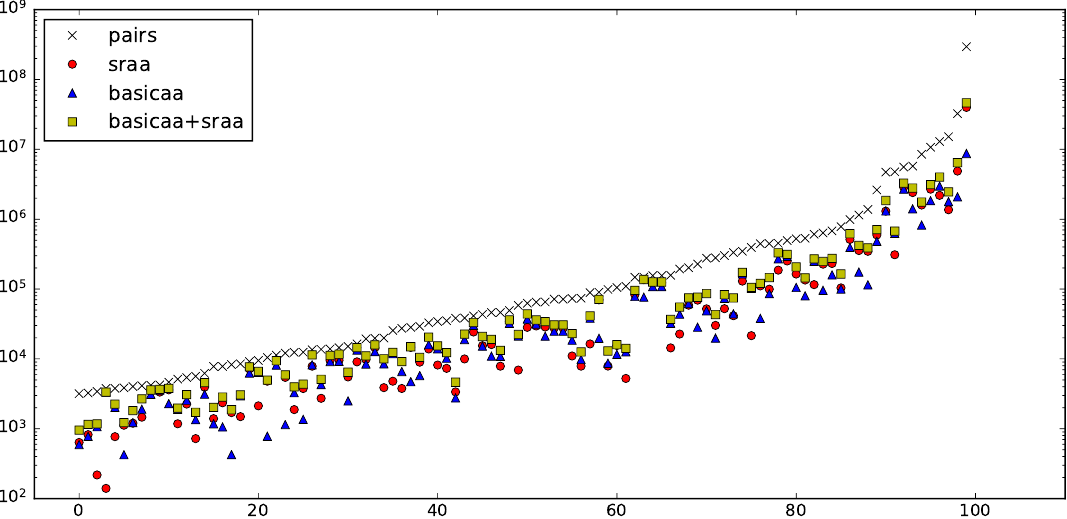

The Python source for this figure:
import numpy as np
import matplotlib.pyplot as plt
import matplotlib.pyplot as plt2
from pylab import *
import subprocess
import os
from matplotlib.backends.backend_pdf import PdfPages
import pandas as pd
import matplotlib.ticker as plticker
import matplotlib.ticker as ticker


evalsraa=csv2rec('../report.evalsraaMultisources.csv', delimiter=',')
evalbasic=csv2rec('../report.evalbasicMultisources.csv', delimiter=',')
evalsraabasic=csv2rec('../report.evalsraabasicMultisources.csv', delimiter=',')

pairs=evalsraa["total"]
nbinst=evalsraa["nbinst"]
sraa=evalsraa["noalias"]
basic=evalbasic["noalias"] 
basicsraa=evalsraabasic["noalias"] 

plt.semilogy(pairs, 'xk', label='pairs')
plt.semilogy(sraa, 'ro', label='sraa')
plt.semilogy(basic, '^b', label='basicaa')
plt.semilogy(basicsraa, 'sy', label='basicaa+sraa')


#configure  X axes
plt.xlim(-5,110)
#plt.xaxis.set_major_locator(ticker.MultipleLocator(5))

loc = plticker.MultipleLocator(base=1.0) # this locator puts ticks at regular intervals


#plt.margins(0.1)
plt.legend(loc='upper left', numpoints=1)

#figure = plt.gcf()	
#figure.set_size_inches(15, 8)
#plt.savefig('multisources.pdf')
#os.system('pdfcrop "multisources.pdf" multisources.pdf')
plt.show()

